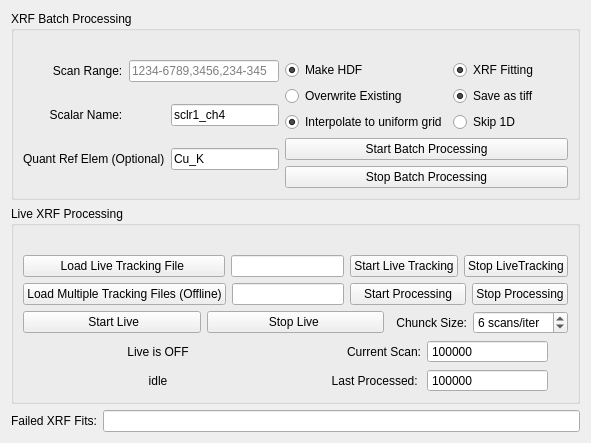
      <widget class="QWidget" name="tab_2">
       <attribute name="title">
        <string>XRF</string>
       </attribute>
       <layout class="QGridLayout" name="gridLayout_13">
        <item row="0" column="0">
         <widget class="QGroupBox" name="groupBox_3">
          <property name="title">
           <string>XRF Batch Processing</string>
          </property>
          <layout class="QGridLayout" name="gridLayout_36">
           <item row="0" column="0">
            <widget class="QLabel" name="label_23">
             <property name="sizePolicy">
              <sizepolicy hsizetype="Preferred" vsizetype="Fixed">
               <horstretch>0</horstretch>
               <verstretch>0</verstretch>
              </sizepolicy>
             </property>
             <property name="text">
              <string/>
             </property>
            </widget>
           </item>
           <item row="1" column="0">
            <layout class="QGridLayout" name="gridLayout_11">
             <item row="0" column="0">
              <widget class="QLabel" name="label_22">
               <property name="sizePolicy">
                <sizepolicy hsizetype="Fixed" vsizetype="Fixed">
                 <horstretch>0</horstretch>
                 <verstretch>0</verstretch>
                </sizepolicy>
               </property>
               <property name="text">
                <string>         Scan Range:</string>
               </property>
              </widget>
             </item>
             <item row="0" column="1">
              <widget class="QLineEdit" name="le_XRFBatchSID">
               <property name="placeholderText">
                <string>1234-6789,3456,234-345</string>
               </property>
              </widget>
             </item>
            </layout>
           </item>
           <item row="1" column="1" rowspan="2">
            <layout class="QGridLayout" name="gridLayout_35">
             <item row="0" column="0">
              <widget class="QRadioButton" name="rb_make_hdf">
               <property name="text">
                <string>Make HDF</string>
               </property>
               <property name="checked">
                <bool>true</bool>
               </property>
               <property name="autoExclusive">
                <bool>false</bool>
               </property>
              </widget>
             </item>
             <item row="1" column="0">
              <widget class="QRadioButton" name="rb_h5OverWrite">
               <property name="text">
                <string>Overwrite Existing     </string>
               </property>
               <property name="autoExclusive">
                <bool>false</bool>
               </property>
              </widget>
             </item>
             <item row="1" column="1">
              <widget class="QRadioButton" name="rb_saveXRFTiff">
               <property name="text">
                <string>Save as tiff         </string>
               </property>
               <property name="checked">
                <bool>true</bool>
               </property>
               <property name="autoExclusive">
                <bool>false</bool>
               </property>
              </widget>
             </item>
             <item row="0" column="1">
              <widget class="QRadioButton" name="rb_xrf_fit">
               <property name="text">
                <string>XRF Fitting</string>
               </property>
               <property name="checked">
                <bool>true</bool>
               </property>
               <property name="autoExclusive">
                <bool>false</bool>
               </property>
              </widget>
             </item>
             <item row="2" column="1">
              <widget class="QRadioButton" name="rb_skip1d">
               <property name="text">
                <string>Skip 1D</string>
               </property>
               <property name="checked">
                <bool>false</bool>
               </property>
              </widget>
             </item>
             <item row="2" column="0">
              <widget class="QRadioButton" name="rb_inter_uni_grid">
               <property name="text">
                <string>Interpolate to uniform grid</string>
               </property>
               <property name="checked">
                <bool>true</bool>
               </property>
               <property name="autoExclusive">
                <bool>false</bool>
               </property>
              </widget>
             </item>
            </layout>
           </item>
           <item row="3" column="1">
            <widget class="QPushButton" name="pb_xrf_start">
             <property name="sizePolicy">
              <sizepolicy hsizetype="Minimum" vsizetype="Fixed">
               <horstretch>0</horstretch>
               <verstretch>0</verstretch>
              </sizepolicy>
             </property>
             <property name="styleSheet">
              <string notr="true"/>
             </property>
             <property name="text">
              <string>  Start Batch Processing  </string>
             </property>
            </widget>
           </item>
           <item row="4" column="1">
            <widget class="QPushButton" name="pb_stop_batch_xrf">
             <property name="text">
              <string>Stop Batch Processing</string>
             </property>
            </widget>
           </item>
           <item row="2" column="0" rowspan="3">
            <layout class="QGridLayout" name="gridLayout_6">
             <property name="rightMargin">
              <number>0</number>
             </property>
             <item row="0" column="1">
              <widget class="QLineEdit" name="le_sclr_2">
               <property name="text">
                <string>sclr1_ch4</string>
               </property>
               <property name="placeholderText">
                <string>Fe_K</string>
               </property>
              </widget>
             </item>
             <item row="0" column="0">
              <widget class="QLabel" name="label_10">
               <property name="text">
                <string>        Scalar Name:</string>
               </property>
              </widget>
             </item>
             <item row="1" column="0">
              <widget class="QLabel" name="label_24">
               <property name="text">
                <string>Quant Ref Elem (Optional)</string>
               </property>
              </widget>
             </item>
             <item row="1" column="1">
              <widget class="QLineEdit" name="le_qunat_ref_elem">
               <property name="text">
                <string>Cu_K</string>
               </property>
              </widget>
             </item>
            </layout>
           </item>
          </layout>
         </widget>
        </item>
        <item row="1" column="0">
         <widget class="QGroupBox" name="groupBox_2">
          <property name="enabled">
           <bool>true</bool>
          </property>
          <property name="title">
           <string>Live XRF Processing</string>
          </property>
          <layout class="QGridLayout" name="gridLayout_34">
           <item row="0" column="0">
            <widget class="QLabel" name="label_21">
             <property name="text">
              <string/>
             </property>
            </widget>
           </item>
           <item row="1" column="0">
            <layout class="QHBoxLayout" name="horizontalLayout_9">
             <item>
              <widget class="QPushButton" name="pb_load_tracking_file">
               <property name="text">
                <string>          Load Live Tracking File           </string>
               </property>
              </widget>
             </item>
             <item>
              <widget class="QLineEdit" name="le_tracking_File"/>
             </item>
             <item>
              <widget class="QPushButton" name="pb_start_tracking">
               <property name="text">
                <string>Start Live Tracking</string>
               </property>
              </widget>
             </item>
             <item>
              <widget class="QPushButton" name="pb_stop_tracking">
               <property name="text">
                <string>Stop LiveTracking</string>
               </property>
              </widget>
             </item>
            </layout>
           </item>
           <item row="2" column="0">
            <layout class="QGridLayout" name="gridLayout_33">
             <item row="0" column="0">
              <widget class="QPushButton" name="pb_load_multiple_tracking">
               <property name="text">
                <string>Load Multiple Tracking Files (Offline)</string>
               </property>
              </widget>
             </item>
             <item row="0" column="1">
              <widget class="QLineEdit" name="le_multiple_tracking"/>
             </item>
             <item row="0" column="2">
              <widget class="QPushButton" name="pb_start_multiple_tracking">
               <property name="text">
                <string>   Start Processing   </string>
               </property>
              </widget>
             </item>
             <item row="0" column="3">
              <widget class="QPushButton" name="le_stop_multiple_tracking">
               <property name="text">
                <string>Stop Processing</string>
               </property>
              </widget>
             </item>
            </layout>
           </item>
           <item row="3" column="0">
            <layout class="QGridLayout" name="gridLayout_28">
             <item row="0" column="2">
              <layout class="QGridLayout" name="gridLayout_26">
               <item row="0" column="1">
                <widget class="QSpinBox" name="sb_chunk_size">
                 <property name="toolTip">
                  <string>including 1d and 2d</string>
                 </property>
                 <property name="suffix">
                  <string> scans/iter</string>
                 </property>
                 <property name="minimum">
                  <number>1</number>
                 </property>
                 <property name="maximum">
                  <number>99</number>
                 </property>
                 <property name="singleStep">
                  <number>3</number>
                 </property>
                 <property name="value">
                  <number>6</number>
                 </property>
                </widget>
               </item>
               <item row="0" column="0">
                <widget class="QLabel" name="label_13">
                 <property name="text">
                  <string>Chunck Size:</string>
                 </property>
                 <property name="alignment">
                  <set>Qt::AlignRight|Qt::AlignTrailing|Qt::AlignVCenter</set>
                 </property>
                </widget>
               </item>
              </layout>
             </item>
             <item row="0" column="0">
              <widget class="QPushButton" name="pb_live">
               <property name="enabled">
                <bool>true</bool>
               </property>
               <property name="styleSheet">
                <string notr="true"/>
               </property>
               <property name="text">
                <string>     Start Live    </string>
               </property>
              </widget>
             </item>
             <item row="0" column="1">
              <widget class="QPushButton" name="pb_stop_live">
               <property name="text">
                <string>     Stop Live      </string>
               </property>
              </widget>
             </item>
            </layout>
           </item>
           <item row="4" column="0">
            <layout class="QGridLayout" name="gridLayout_37">
             <item row="0" column="0">
              <layout class="QGridLayout" name="gridLayout_27">
               <item row="0" column="0">
                <widget class="QLabel" name="lbl_live_sts_msg">
                 <property name="text">
                  <string>    Live is OFF    </string>
                 </property>
                 <property name="alignment">
                  <set>Qt::AlignCenter</set>
                 </property>
                </widget>
               </item>
               <item row="1" column="0">
                <widget class="QLabel" name="lbl_scan_status">
                 <property name="sizePolicy">
                  <sizepolicy hsizetype="Preferred" vsizetype="Minimum">
                   <horstretch>0</horstretch>
                   <verstretch>0</verstretch>
                  </sizepolicy>
                 </property>
                 <property name="styleSheet">
                  <string notr="true">font: 75 20pt &quot;DejaVu Sans&quot;;</string>
                 </property>
                 <property name="text">
                  <string>idle</string>
                 </property>
                 <property name="alignment">
                  <set>Qt::AlignCenter</set>
                 </property>
                </widget>
               </item>
              </layout>
             </item>
             <item row="0" column="1">
              <layout class="QGridLayout" name="gridLayout_25">
               <property name="rightMargin">
                <number>20</number>
               </property>
               <item row="0" column="0">
                <layout class="QGridLayout" name="gridLayout_9">
                 <item row="0" column="0">
                  <widget class="QLabel" name="label_18">
                   <property name="text">
                    <string>Current Scan:</string>
                   </property>
                   <property name="alignment">
                    <set>Qt::AlignRight|Qt::AlignTrailing|Qt::AlignVCenter</set>
                   </property>
                  </widget>
                 </item>
                 <item row="0" column="1">
                  <widget class="QSpinBox" name="sb_scan_number">
                   <property name="sizePolicy">
                    <sizepolicy hsizetype="Preferred" vsizetype="Fixed">
                     <horstretch>0</horstretch>
                     <verstretch>0</verstretch>
                    </sizepolicy>
                   </property>
                   <property name="styleSheet">
                    <string notr="true">font: 75 20pt &quot;C059&quot;;</string>
                   </property>
                   <property name="readOnly">
                    <bool>true</bool>
                   </property>
                   <property name="buttonSymbols">
                    <enum>QAbstractSpinBox::NoButtons</enum>
                   </property>
                   <property name="maximum">
                    <number>9999999</number>
                   </property>
                   <property name="value">
                    <number>999999</number>
                   </property>
                  </widget>
                 </item>
                </layout>
               </item>
               <item row="1" column="0">
                <layout class="QGridLayout" name="gridLayout_24">
                 <item row="0" column="1">
                  <widget class="QSpinBox" name="sb_last_sid_processed">
                   <property name="sizePolicy">
                    <sizepolicy hsizetype="Preferred" vsizetype="Fixed">
                     <horstretch>0</horstretch>
                     <verstretch>0</verstretch>
                    </sizepolicy>
                   </property>
                   <property name="styleSheet">
                    <string notr="true">font: 75 20pt &quot;C059&quot;;</string>
                   </property>
                   <property name="readOnly">
                    <bool>true</bool>
                   </property>
                   <property name="buttonSymbols">
                    <enum>QAbstractSpinBox::NoButtons</enum>
                   </property>
                   <property name="maximum">
                    <number>9999999</number>
                   </property>
                   <property name="value">
                    <number>999999</number>
                   </property>
                  </widget>
                 </item>
                 <item row="0" column="0">
                  <widget class="QLabel" name="label_19">
                   <property name="text">
                    <string>Last Processed: </string>
                   </property>
                   <property name="alignment">
                    <set>Qt::AlignRight|Qt::AlignTrailing|Qt::AlignVCenter</set>
                   </property>
                  </widget>
                 </item>
                </layout>
               </item>
              </layout>
             </item>
            </layout>
           </item>
          </layout>
         </widget>
        </item>
        <item row="2" column="0">
         <layout class="QHBoxLayout" name="horizontalLayout_10">
          <item>
           <widget class="QLabel" name="label_25">
            <property name="text">
             <string>Failed XRF Fits:</string>
            </property>
           </widget>
          </item>
          <item>
           <widget class="QLineEdit" name="le_failed_scans"/>
          </item>
         </layout>
        </item>
       </layout>
      </widget>
